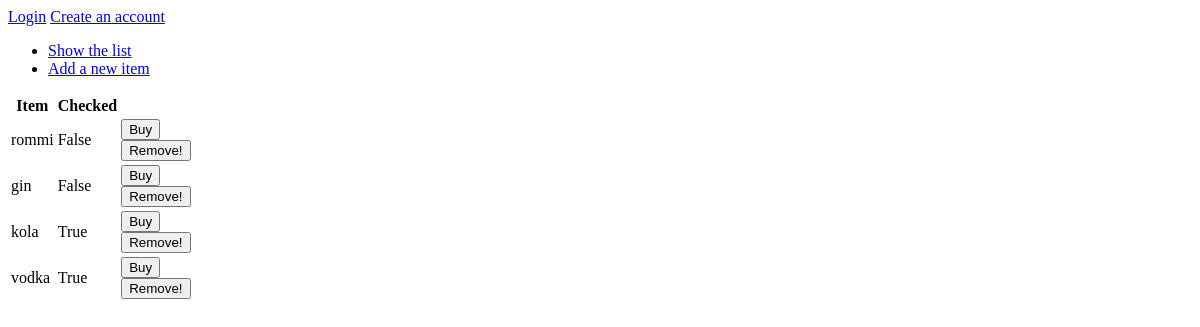
/items, run on an earlier commit of the app's database.
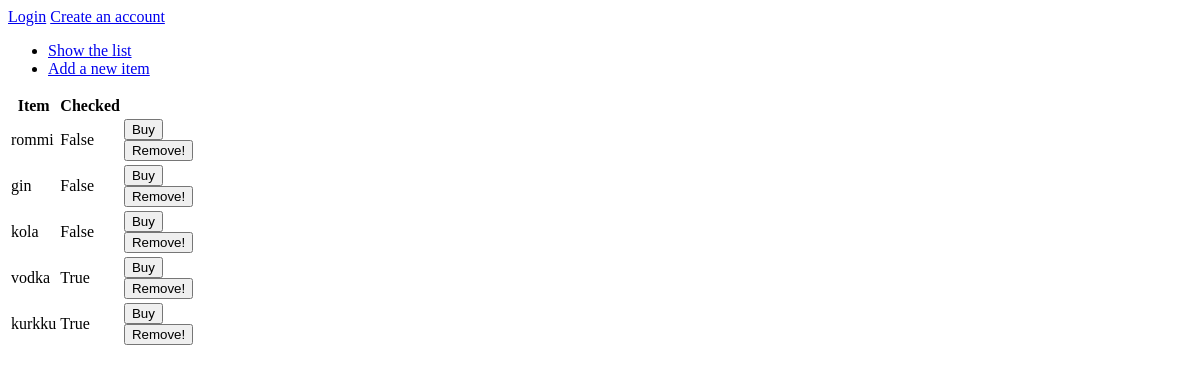
And on a later commit of the database.
### application/items/models.py (models this page shows, shortened)
class Item(Base):
    name = db.Column(db.String(144), nullable=False)
    check = db.Column(db.Boolean, nullable=False)
    date_listed = db.Column(db.DateTime, default=db.func.current_timestamp())
    account_id = db.Column(db.Integer, db.ForeignKey('account.id'), nullable=False)

### application/items/views.py (the view)
@app.route("/items", methods=["GET"])
def items_index():
    return render_template("items/list.html", items = Item.query.all())

### application/templates/items/list.html
{% extends "layout.html" %}
{% block body %}
  <table>
    <tr>
      <th>Item</th>
      <th>Checked</th>
    </tr>
    {% for item in items %}
    <tr>
      <td>{{ item.name }}</td>
      <td>{{ item.check }}</td>
      <td>
	<form method="POST" action="{{ url_for('items_set_checked', item_id=item.id) }}">
	  <input type="submit" value="Buy"/>
	</form>
	<button type="button" onclick="alert('Try to remove')">Remove!</button>
      </td>
    </tr>
    {% endfor %}
  </table>
{% endblock %}

### application/templates/layout.html (shortened to what this page needs)
<!DOCTYPE html>
<html>
  <head>
  </head>
  <body>
  {%if current_user.is_authenticated %}
  <p>
  Logged in as {{ current_user.username }}. <a href="{{ url_for('auth_logout') }}">Log out</a>
  </p>
  {% else %}
  <a href="{{ url_for('auth_login') }}">Login</a>
  <a href="{{ url_for('auth_create') }}">Create an account</a>
  {% endif %}
      <ul>
	<li><a href="{{ url_for('items_index') }}">Show the list</a></li>
	<li><a href="{{ url_for('items_form') }}">Add a new item</a></li>
      </ul>
    {% block body %}{% endblock %}
  </body>
</html>

What changed in the data, as far as the page shows it:
changed Item "kola": check "True" → "False"
added Item: name "kurkku", check "True"
